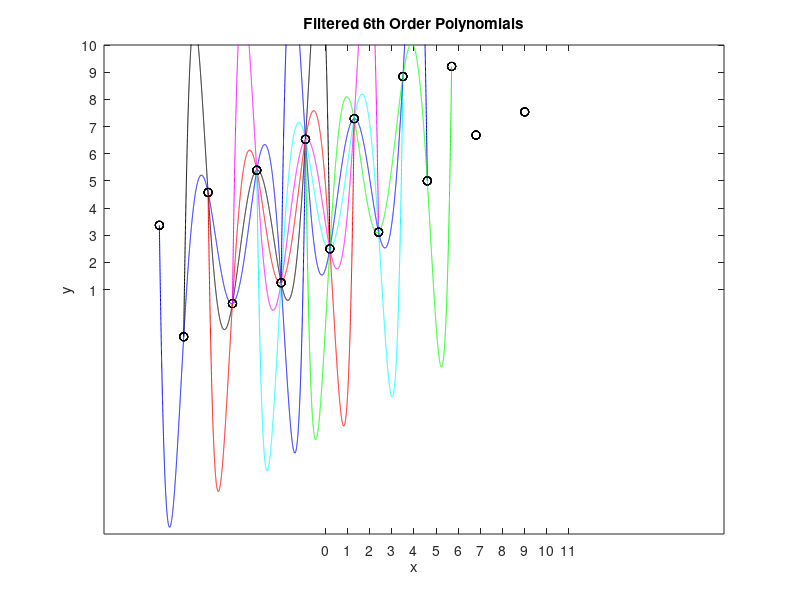

The MATLAB source for this figure: (Note: this script raises an error after producing the figure.)
%Jorie Noll
%Assignment 9a

[xd, yd] = textread('Lab9a.dat'); %#ok<DTXTRD>
n = length(xd);
figure(1);
color = ['r','y','g','b','k','r','m','c','b','g'];
hold on;
box on;
for(k = 4:n-3)
    xd7 = [xd(k-3) xd(k-2) xd(k-1) xd(k) xd(k+1) xd(k+2) xd(k+3)];
    yd7 = [yd(k-3) yd(k-2) yd(k-1) yd(k) yd(k+1) yd(k+2) yd(k+3)];
    c6 = polyfit(xd7, yd7, 6);
    x = xd(k-3) : .001 : xd(k+3);
    y6 = polyval(c6, x);
    plot(x, y6, color(k), xd, yd, 'ko');
    axis([-10 18 -8 10]);
    set(gca, 'xtick', 0:11);
    set(gca, 'ytick', 1:13);
    xlabel('x');
    ylabel('y');
    title('Filtered 6th Order Polynomials');
end

figure(2);
hold on;
box on;
color = ['y','g','b','r','m','c','b'];
for(k = 5:n-4)
    xd9 = [xd(k-4) xd(k-3) xd(k-2) xd(k-1) xd(k) xd(k+1) xd(k+2) xd(k+3) xd(k+4)];
    yd9 = [yd(k-4) yd(k-3) yd(k-2) yd(k-1) yd(k) yd(k+1) yd(k+2) yd(k+3) yd(k+4)];
    c8 = polyfit(xd9, yd9, 8);
    x = xd(k-4) : .001 : xd(k+4);
    y8 = polyval(c8, x);
    plot(x, y8, color(k), xd, yd, 'ko');
    axis([-25 35 -8 10]);
    set(gca, 'xtick', -1:11);
    set(gca, 'ytick', 0:14);
    xlabel('x');
    ylabel('y');
    title('Fitted 8th Order Polynomials');
end

figure(3);
hold on;
box on;
color=['g', 'b', 'r', 'm', 'c'];
for(k = 6:n-5)
    xd11 = [xd(k-5) xd(k-4) xd(k-3) xd(k-2) xd(k-1) xd(k) xd(k+1) xd(k+2) xd(k+3) xd(k+4) xd(k+5)];
    yd11 = [yd(k-5) yd(k-4) yd(k-3) yd(k-2) yd(k-1) yd(k) yd(k+1) yd(k+2) yd(k+3) yd(k+4) yd(k+5)];
    c10 = polyfit(xd11, yd11, 10);
    x = xd(k-5) : .001 : xd(k+5);
    y10 = polyval(c10, x);
    plot(x, y10, color(k), xd, yd, 'ko');
    axis([-70 80 -8 10]);
    set(gca, 'xtick', -1:11);
    set(gca, 'ytick', -5:18);
    xlabel('x');
    ylabel('y');
    title('Fitted 10th Order Polynomials');
end

figure(4);
hold on;
box on;
color = ['b','k','r','m'];
for(k = 7:n-6)
    xd13 = [xd(k-6) xd(k-5) xd(k-4) xd(k-3) xd(k-2) xd(k-1) xd(k) xd(k+1) xd(k+2) xd(k+3) xd(k+4) xd(k+5) xd(k+6)];
    yd13 = [yd(k-6) yd(k-5) yd(k-4) yd(k-3) yd(k-2) yd(k-1) yd(k) yd(k+1) yd(k+2) yd(k+3) yd(k+4) yd(k+5) yd(k+6)];
    c12 = polyfit(xd13, yd13, 12);
    x = xd(k-6) : .001 : xd(k+6);
    y12 = polyval(c12, x);
    plot(x, y12, color(k), xd, yd, 'ko');
    axis([-220 220 -8 110]);
    set(gca, 'xtick', -1:11);
    set(gca, 'ytick', -5:18);
    xlabel('x');
    ylabel('y');
    title('Fitted 12th Order Polynomials');
end
